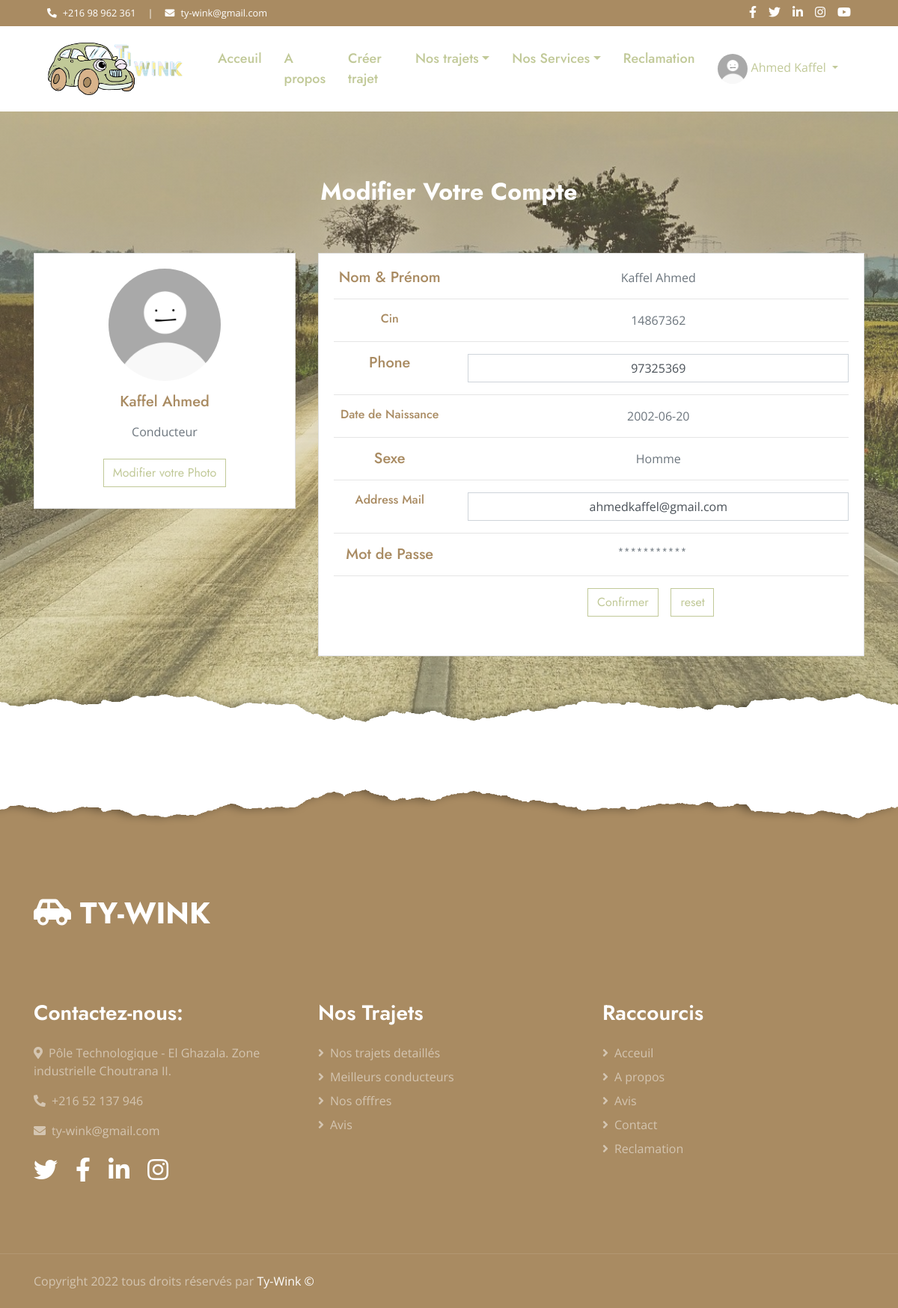
The page /view/modifierclient.php (signed in) on the database its author committed.
### tables this page shows
CREATE TABLE `user` (
  `cin` int(11) NOT NULL,
  `nom` varchar(30) NOT NULL,
  `prenom` varchar(30) NOT NULL,
  `phone` int(11) NOT NULL,
  `dob` date NOT NULL,
  `sexe` int(11) NOT NULL,
  `email` varchar(40) NOT NULL,
  `mdp` varchar(32) NOT NULL,
  `nbpassager` int(11) DEFAULT NULL,
  `nbvoiture` int(11) DEFAULT NULL,
  `nbconduire` int(11) DEFAULT NULL,
  `pdp` int(11) NOT NULL,
  `service1` int(11) DEFAULT NULL,
  `service2` int(11) DEFAULT NULL,
  `service3` int(11) DEFAULT NULL,
  `tarif` int(11) DEFAULT NULL
);

### controller/userc.php (called while the page is built, shortened)
<?php
class userc
{
    public function listusers ()
    {
        $sql='SELECT * FROM user';
        $base= config::getConnexion();
        try
            {
                $liste = $base->query($sql);
                return $liste;
            }
      catch(PDOException $e)
           { die('erreur:' . $e->getMessage());}
    }
}
?>

### view/modifierclient.php (the view, shortened to what this page needs)
<html>
<head>
    <link href="https://cdnjs.cloudflare.com/ajax/libs/font-awesome/5.10.0/css/all.min.css" rel="stylesheet">
    <link href="../lib/owlcarousel/assets/owl.carousel.min.css" rel="stylesheet">
    <link href="../css/style.css" rel="stylesheet">
</head>
<body>
    <div class="container-fluid bg-dark">
        <div class="row py-2 px-lg-5">
            <div class="col-lg-6 text-center text-lg-left mb-2 mb-lg-0">
                <div class="d-inline-flex align-items-center text-white">
                    <small><i class="fa fa-phone-alt mr-2"></i>+216 98 962 361</small>
                    <small class="px-3">|</small>
                    <small><i class="fa fa-envelope mr-2"></i>ty-wink@gmail.com</small>
                </div>
            </div>
            <div class="col-lg-6 text-center text-lg-right">
                <div class="d-inline-flex align-items-center">
                    <a class="text-white px-2" href="https://www.facebook.com/hayder.abdellaoui.9">
                        <i class="fab fa-facebook-f"></i>
                    </a>
                    <a class="text-white px-2" href="https://www.facebook.com/hayder.abdellaoui.9">
                        <i class="fab fa-twitter"></i>
                    </a>
                    <a class="text-white px-2" href="https://www.facebook.com/hayder.abdellaoui.9">
                        <i class="fab fa-linkedin-in"></i>
                    </a>
                    <a class="text-white px-2" href="https://www.facebook.com/hayder.abdellaoui.9">
                        <i class="fab fa-instagram"></i>
                    </a>
                    <a class="text-white pl-2" href="https://www.facebook.com/hend0505">
                        <i class="fab fa-youtube"></i>
                    </a>
                </div>
            </div>
        </div>
    </div>
<?php
include 'headerClient.php';
include '../controller/userc.php';
if($_SESSION!=null)
{
$userc= new userc();
$list = $userc->listusers();
foreach ($list as $user)
 { if ($user['cin']==$_SESSION["cin"])
    {
        if (($user['nbpassager']==null) && ($user['nbconduire']==null))
                                                $type='Client';
                                                else if (($user['nbpassager']!=null) && ($user['nbconduire']==null))
                                                $type='Passager';
                                                else if (($user['nbpassager']==null) && ($user['nbconduire']!=null))
                                                $type='Conducteur';
                                                else $type='Conducteur
                                                            Passager';
        if ($user['sexe']==0)
        $sexe='Femme';
        else $sexe='Homme';
        $nbpdp=$_SESSION["pdp"];
?>
<div class="jumbotron jumbotron-fluid position-relative overlay-bottom " style="margin-bottom: 80px;">
  <div class="container my-0 py-0 " >
    <div class="row " >
      <div class="container text-center my-0 py-0">
            <h2 class="text-white mt-4 mb-4"> Modifier Votre Compte <br><br></h2>
</div>
    </div>
    <div class="row">
      <div class="col-lg-4">
        <div class="card mb-4">
          <div class="card-body text-center">
          <img src="../img/avatar<?=$nbpdp;?>.png" alt="avatar<?=$nbpdp;?>"
              class="rounded-circle img-fluid" style="width: 150px;">
            <h5 class="my-3"><?= $user['nom'];?>  <?= $user['prenom'];?></h5>
            <p class="text-muted mb-4"><?= $type?></p>
            <div class="d-flex justify-content-center mb-2">
            <a href="modifierphoto.php"><button type="button" class="btn btn-outline-primary" value="update">Modifier votre Photo</button></a>
            </div>
          </div>
        </div>
      </div>
      <div class="col-lg-8">
        <div class="card mb-4">
      <div class="card-body">
          <form  method="POST" action="updatedclient.php">
            <div class="row">
              <div class="col-sm-3 text-center">
              <h5 class="my-0">Nom & Prénom</h5>
              </div>
              <div class="col-sm-9 text-center">
                <p class="text-muted mb-0"><?= $user['nom'];?>  <?= $user['prenom'];?></p>
              </div>
            </div>
            <hr>
            <div class="row">
              <div class="col-sm-3 text-center">
              <h6 class="my-0">Cin</h6>
              </div>
              <div class="col-sm-9 text-center">
                <p class="text-muted mb-0"><?= $user['cin'];?></p>
              </div>
            </div>
            <hr>
            <div class="row">
              <div class="col-sm-3 text-center">
              <h5 class="my-0">Phone</h5>
              </div>
              <div class="col-sm-9 text-center">
              <input type="text" name="phone" id="phone" value="<?= $user['phone']?>"required class="form-control  text-center">
              </div>
            </div>
            <hr>
            <div class="row">
              <div class="col-sm-3 text-center">
              <h6 class="my-0">Date de Naissance</h6>
              </div>
              <div class="col-sm-9 text-center">
                <p class="text-muted mb-0"><?= $user['dob'];?></p>
              </div>
            </div>
            <hr>
            <div class="row">
              <div class="col-sm-3 text-center">
              <h5 class="my-0">Sexe</h5>
              </div>
              <div class="col-sm-9 text-center">
                <p class="text-muted mb-0"><?= $sexe;?></p>
              </div>
            </div>
            <hr>
            <div class="row">
              <div class="col-sm-3 text-center">
              <h6 class="my-0">Address Mail</h6>
              </div>
              <div class="col-sm-9 text-center">
              <input type="text" name="email" id="email" value="<?= $user['email']?>"required class="form-control text-center">
              </div>
            </div>
            <hr>
            <div class="row">
              <div class="col-sm-3 text-center">
              <h5 class="my-0">Mot de Passe</h5>
              </div>
              <div class="col-sm-9 text-center">
                <pre class="text-muted mb-0">  ***********    </pre>
              </div>
            </div>
            <hr>
            <div class=" d-flex justify-content-center mb-2">
              <div class=" col-sm-9 text-center">
              <pre>                   <input  type="submit" value="Confirmer" class="btn btn-outline-primary ms-1">  <input type="reset" value="reset" class="btn btn-outline-primary"></div></pre>
              </div>
            </div>
          </div>
        </div>
    </div>
    </div>
  </div>
<?php
 }
}
include 'footerClient.php';
?>
</body>
</html>
<?php
}
?>

### rows shown on the page
user: nom "Kaffel", prenom "Ahmed", type "Conducteur", cin "14867362", phone "97325369", dob "2002-06-20", sexe "Homme", email "ahmedkaffel@gmail.com"

### other values the page prints
$_SESSION['prenom'] "Ahmed"
$_SESSION['nom'] "Kaffel"
